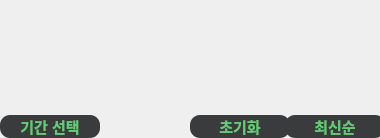
<?xml version="1.0" encoding="UTF-8"?>
<ui version="4.0">
 <class>sort_buttons</class>
 <widget class="QWidget" name="sort_buttons">
  <property name="enabled">
   <bool>true</bool>
  </property>
  <property name="geometry">
   <rect>
    <x>0</x>
    <y>0</y>
    <width>380</width>
    <height>138</height>
   </rect>
  </property>
  <property name="sizePolicy">
   <sizepolicy hsizetype="Preferred" vsizetype="Preferred">
    <horstretch>0</horstretch>
    <verstretch>0</verstretch>
   </sizepolicy>
  </property>
  <property name="minimumSize">
   <size>
    <width>380</width>
    <height>138</height>
   </size>
  </property>
  <property name="maximumSize">
   <size>
    <width>380</width>
    <height>138</height>
   </size>
  </property>
  <property name="windowTitle">
   <string>Form</string>
  </property>
  <layout class="QGridLayout" name="gridLayout_2">
   <property name="leftMargin">
    <number>0</number>
   </property>
   <property name="topMargin">
    <number>0</number>
   </property>
   <property name="rightMargin">
    <number>0</number>
   </property>
   <property name="bottomMargin">
    <number>0</number>
   </property>
   <property name="spacing">
    <number>0</number>
   </property>
   <item row="0" column="0">
    <layout class="QHBoxLayout" name="horizontalLayout">
     <property name="spacing">
      <number>0</number>
     </property>
     <item alignment="Qt::AlignBottom">
      <widget class="QPushButton" name="date_btn">
       <property name="sizePolicy">
        <sizepolicy hsizetype="Preferred" vsizetype="Preferred">
         <horstretch>0</horstretch>
         <verstretch>0</verstretch>
        </sizepolicy>
       </property>
       <property name="minimumSize">
        <size>
         <width>100</width>
         <height>23</height>
        </size>
       </property>
       <property name="maximumSize">
        <size>
         <width>100</width>
         <height>23</height>
        </size>
       </property>
       <property name="focusPolicy">
        <enum>Qt::NoFocus</enum>
       </property>
       <property name="styleSheet">
        <string notr="true">QPushButton {
  background-color: rgb(58, 59, 61);
  color: rgb(101,201,117);
  font-family: -apple-system,BlinkMacSystemFont,&quot;Malgun Gothic&quot;,&quot;맑은고딕&quot;,helvetica,&quot;Apple SD Gothic Neo&quot;,sans-serif;
  font-size: 15px;
  font-weight: bold;
  border-radius: 10px;
}

QPushButton:hover {
  background-color: rgb(89, 91, 94);
}

QPushButton:pressed {
  background-color: rgb(58, 59, 61);
}</string>
       </property>
       <property name="text">
        <string>기간 선택</string>
       </property>
      </widget>
     </item>
     <item alignment="Qt::AlignHCenter|Qt::AlignBottom">
      <widget class="CalOptionWidget" name="cal_option_widget" native="true">
       <property name="sizePolicy">
        <sizepolicy hsizetype="Preferred" vsizetype="Preferred">
         <horstretch>0</horstretch>
         <verstretch>0</verstretch>
        </sizepolicy>
       </property>
       <property name="minimumSize">
        <size>
         <width>152</width>
         <height>115</height>
        </size>
       </property>
       <property name="maximumSize">
        <size>
         <width>152</width>
         <height>115</height>
        </size>
       </property>
      </widget>
     </item>
     <item>
      <spacer name="horizontalSpacer">
       <property name="orientation">
        <enum>Qt::Horizontal</enum>
       </property>
       <property name="sizeHint" stdset="0">
        <size>
         <width>40</width>
         <height>20</height>
        </size>
       </property>
      </spacer>
     </item>
     <item alignment="Qt::AlignBottom">
      <widget class="QPushButton" name="default_btn">
       <property name="sizePolicy">
        <sizepolicy hsizetype="Preferred" vsizetype="Preferred">
         <horstretch>0</horstretch>
         <verstretch>0</verstretch>
        </sizepolicy>
       </property>
       <property name="minimumSize">
        <size>
         <width>100</width>
         <height>23</height>
        </size>
       </property>
       <property name="maximumSize">
        <size>
         <width>100</width>
         <height>23</height>
        </size>
       </property>
       <property name="focusPolicy">
        <enum>Qt::NoFocus</enum>
       </property>
       <property name="styleSheet">
        <string notr="true">QPushButton {
  background-color: rgb(58, 59, 61);
  color: rgb(101,201,117);
  border-radius: 10px;
  font-family: -apple-system,BlinkMacSystemFont,&quot;Malgun Gothic&quot;,&quot;맑은고딕&quot;,helvetica,&quot;Apple SD Gothic Neo&quot;,sans-serif;
  font-size: 15px;
  font-weight: bold;
}

QPushButton:hover {
  background-color: rgb(89, 91, 94);
}

QPushButton:pressed {
  background-color: rgb(58, 59, 61);
}</string>
       </property>
       <property name="text">
        <string>초기화</string>
       </property>
      </widget>
     </item>
     <item>
      <layout class="QVBoxLayout" name="sort_layout">
       <property name="spacing">
        <number>0</number>
       </property>
       <item alignment="Qt::AlignHCenter|Qt::AlignBottom">
        <widget class="QPushButton" name="sort_btn">
         <property name="sizePolicy">
          <sizepolicy hsizetype="Preferred" vsizetype="Preferred">
           <horstretch>0</horstretch>
           <verstretch>0</verstretch>
          </sizepolicy>
         </property>
         <property name="minimumSize">
          <size>
           <width>100</width>
           <height>23</height>
          </size>
         </property>
         <property name="maximumSize">
          <size>
           <width>100</width>
           <height>23</height>
          </size>
         </property>
         <property name="focusPolicy">
          <enum>Qt::NoFocus</enum>
         </property>
         <property name="toolTip">
          <string/>
         </property>
         <property name="whatsThis">
          <string/>
         </property>
         <property name="styleSheet">
          <string notr="true">QPushButton {
  background-color: rgb(58, 59, 61);
  color: rgb(101,201,117);
  border-radius: 10px;
  font-family: -apple-system,BlinkMacSystemFont,&quot;Malgun Gothic&quot;,&quot;맑은고딕&quot;,helvetica,&quot;Apple SD Gothic Neo&quot;,sans-serif;
  font-size: 15px;
  font-weight: bold;
}

QPushButton:hover {
  background-color: rgb(89, 91, 94);
}

QPushButton:pressed {
  background-color: rgb(58, 59, 61);
}</string>
         </property>
         <property name="text">
          <string>최신순</string>
         </property>
        </widget>
       </item>
      </layout>
     </item>
    </layout>
   </item>
  </layout>
 </widget>
 <customwidgets>
  <customwidget>
   <class>CalOptionWidget</class>
   <extends>QWidget</extends>
   <header>cal_option_widget</header>
   <container>1</container>
  </customwidget>
 </customwidgets>
 <resources/>
 <connections/>
</ui>
